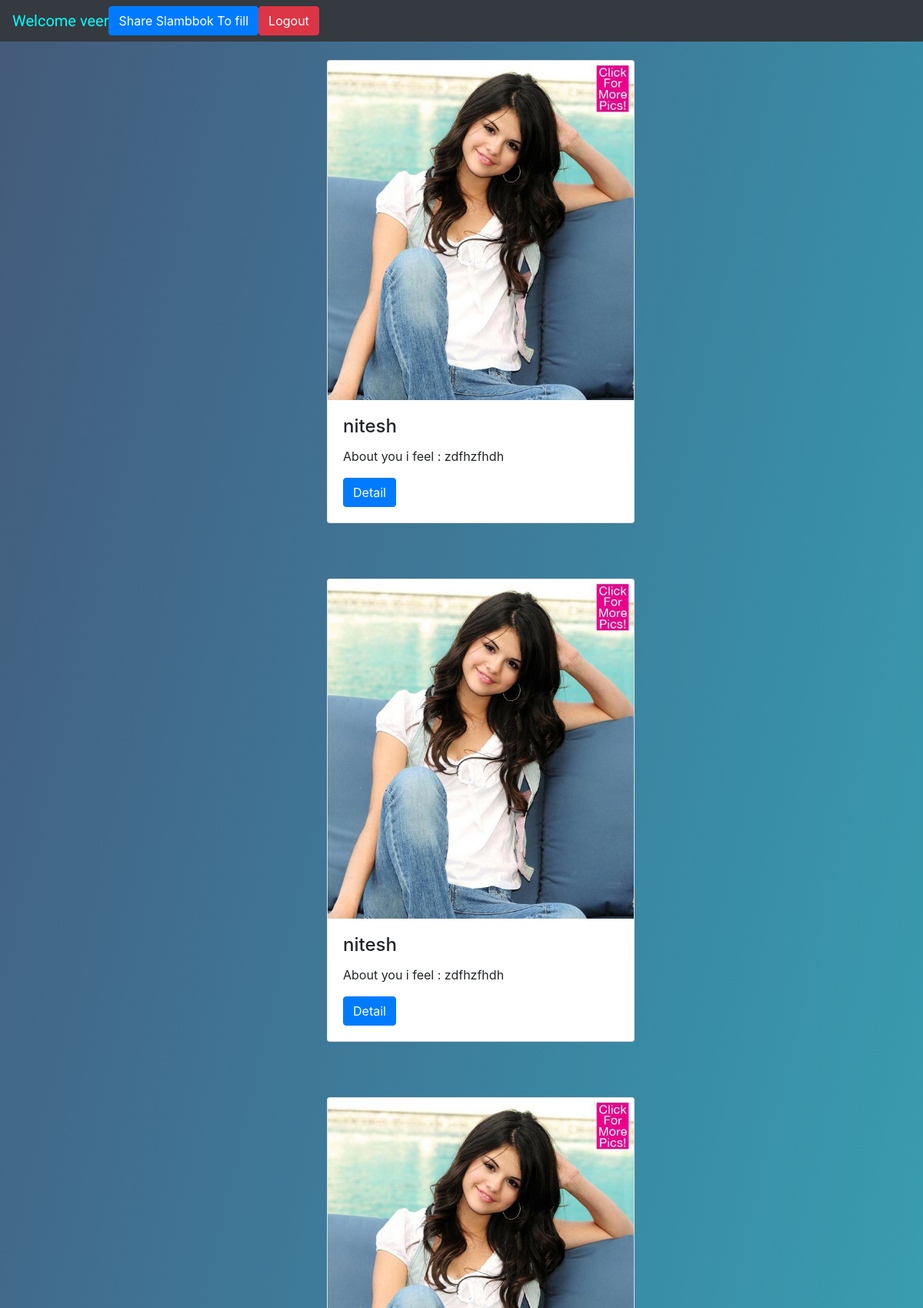
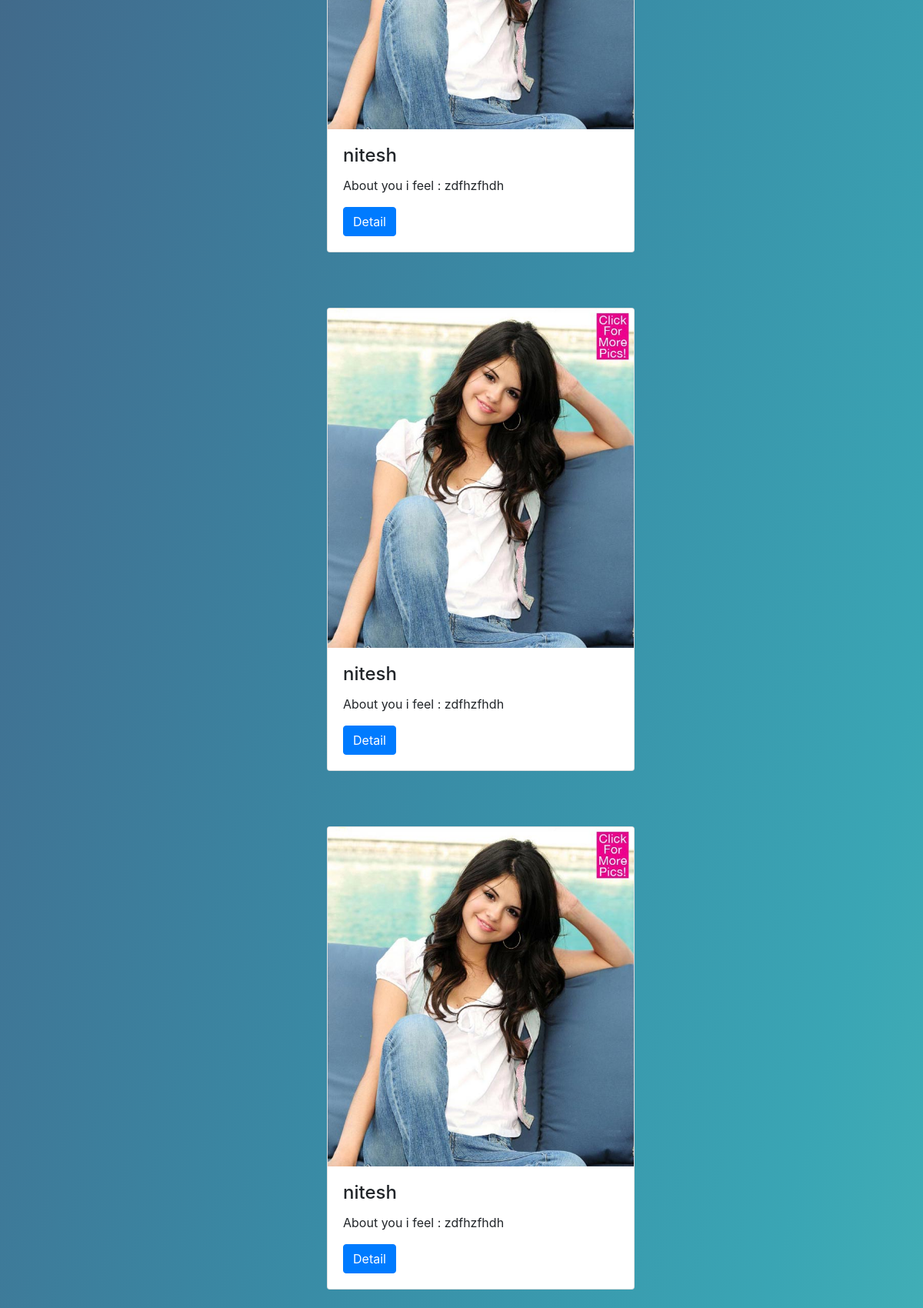
The page /home/1 (signed in, upper part) on the database its author committed (2 pictures, top to bottom).
### slambook/models.py (models this page shows, shortened)
class Fdetail(models.Model):
    pic=models.ImageField(default='1.jpg',blank=True)
    name = models.CharField(max_length=9999)
    home = models.CharField(max_length=9999)
    pno = models.CharField(max_length=9999)
    born = models.CharField(max_length=9999)
    become = models.CharField(max_length=9999)
    dream = models.CharField(max_length=9999)
    sport = models.CharField(max_length=9999)
    relation = models.CharField(max_length=9999)
    look = models.CharField(max_length=9999)
    eat = models.CharField(max_length=9999)
    movies = models.CharField(max_length=9999)
    dislike = models.CharField(max_length=9999)
    crazy = models.CharField(max_length=9999)
    moment = models.CharField(max_length=9999)
    holiday = models.CharField(max_length=9999)
    friendship = models.CharField(max_length=9999)
    withyou = models.CharField(max_length=9999)
    hobbies = models.CharField(max_length=9999)
    truth = models.CharField(max_length=9999)
    you = models.CharField(max_length=9999)
    love = models.CharField(max_length=9999)
    date = models.CharField(max_length=9999)
    fkey = models.CharField(max_length=9999)
    class Meta:
        ordering = ['-pk']

### slambook/views.py (the view)
# urls.py: 2. Add a URL to urlpatterns:  path('', views.home, name='home')
def home(request,pk):
    pkey=pk
    firstn=request.user.first_name
    db=Fdetail.objects.filter(fkey='{}'.format(pkey))
    context={'firstn':firstn,'db':db}
    return render(request,'home.html',context)

### slambook/templates/home.html (shortened to what this page needs)
{% load static %}
<!DOCTYPE html>
<html lang="en">
<head>
    <link rel="stylesheet" href="{% static 'style3.css' %}">
    <link rel="stylesheet" href="https://maxcdn.bootstrapcdn.com/bootstrap/4.0.0/css/bootstrap.min.css">
</head>
<body>
   <nav class="navbar navbar-expand-sm bg-dark navbar-dark"> <span> Welcome {{ firstn}}         </span>
    <a href="{% url 'slambook' user.pk user.first_name %}"> <button type="button" class="btn btn-primary slambook">Share Slambbok To fill</button> </a> <a href="{% url  'logout' %}"> <button type="button" class="btn btn-danger">Logout</button></a> </nav>
    {% for i in db %}
    <br>
<div class="container">
    <div class="row">
        <div class="col-md-4"></div>
        <div class="col-md-4">
                <div class="card" style="width:400px">
  <img class="card-img-top" src="{{i.pic.url}}" alt="Card image">
  <div class="card-body">
    <h4 class="card-title"> {{i.name}} </h4>
    <p class="card-text">About you i feel :  {{i.you}} </p>
    <a href="{% url 'detail' i.pk %}" class="btn btn-primary">Detail</a>
  </div>
</div>
        </div>
        <div class="col-md-4"></div>
    </div>
</div> <br> <br>
   {% endfor %}
 <br> <br> <br>
   <br> <br> <br>
</body>
</html>

### slambook/static/style3.css (style rules this page uses)
html { height:auto; width:100% }
body { background-image: linear-gradient(to right bottom, #445a7a, #407293, #398ca6, #3aa5b4, #4dbeba); background-repeat: no-repeat; background-size: cover; }
span { font-size: 20px; color: aqua; font-family: 'Spicy Rice', cursive; }
.slambook { align-content: center; }
@media (min-width:600px) { .slambook { align-content: center; } }

### rows shown on the page
Fdetail: pic (picture), name "nitesh", you "zdfhzfhdh"
Fdetail: pic (picture), name "nitesh", you "zdfhzfhdh"
Fdetail: pic (picture), name "nitesh", you "zdfhzfhdh"
Fdetail: pic (picture), name "nitesh", you "zdfhzfhdh"
Fdetail: pic (picture), name "nitesh", you "zdfhzfhdh"

### other values the page prints
{{ firstn }} "veer"
